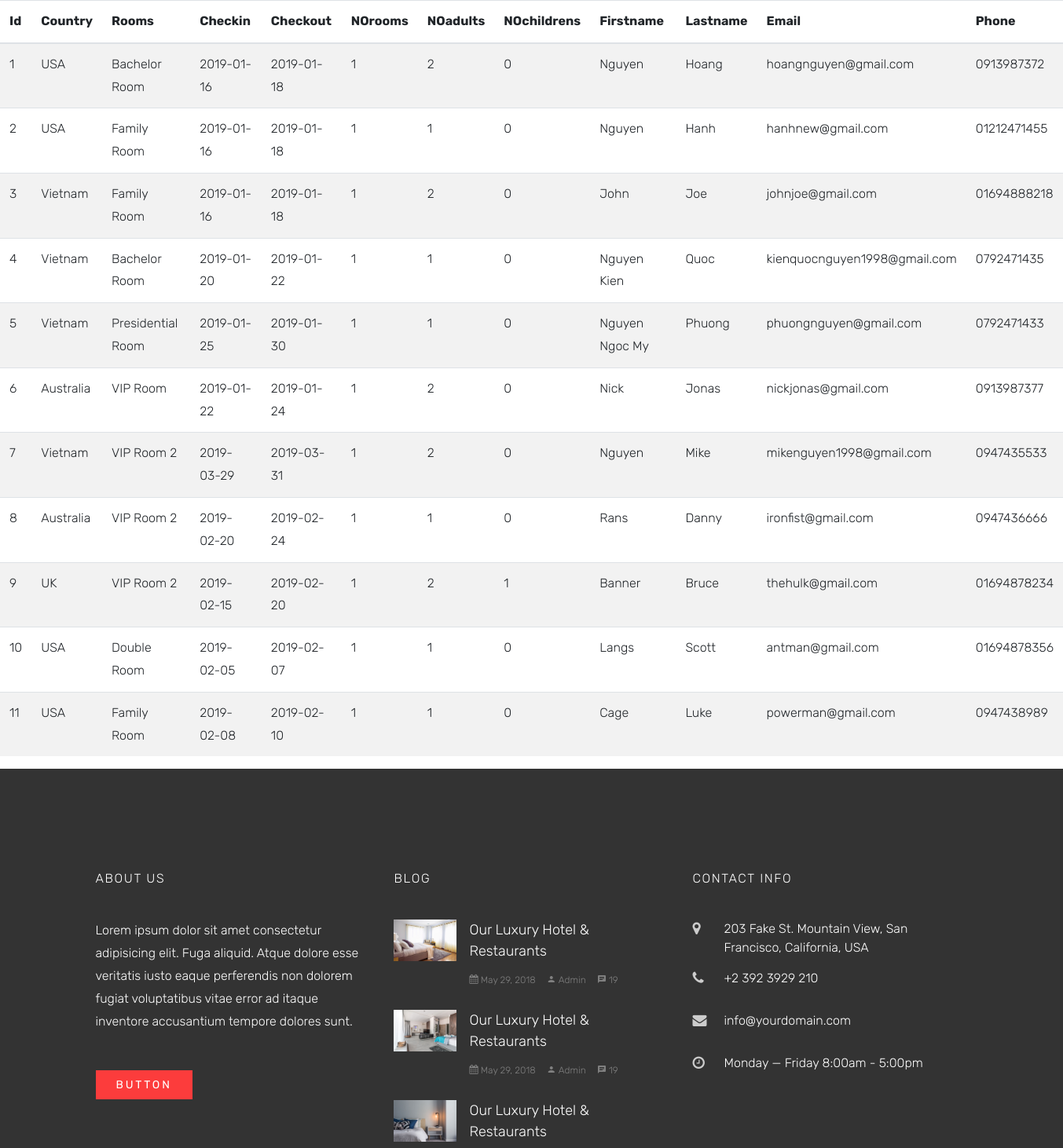
Page /reservation.php (upper part) on the earlier database version.
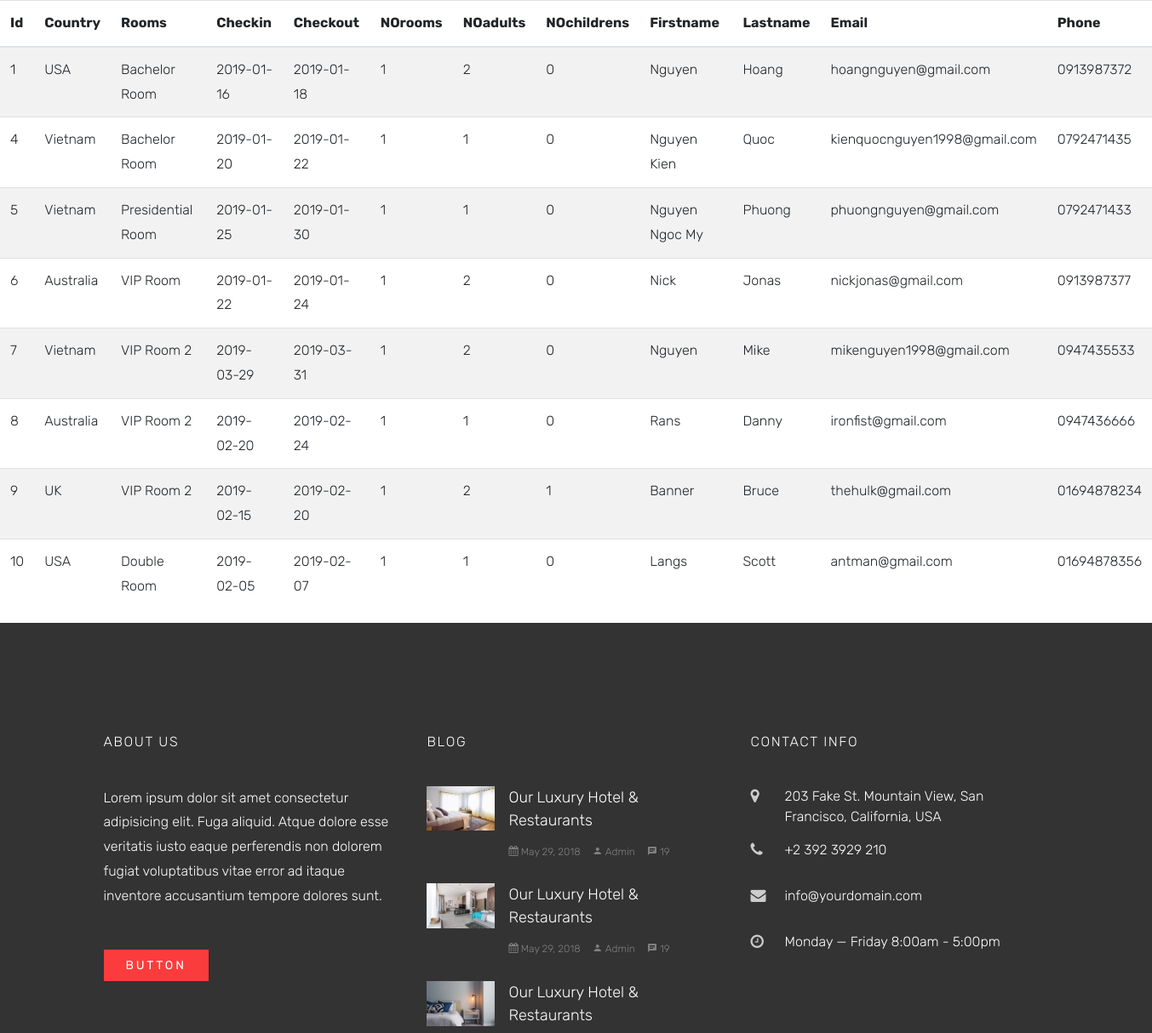
Same page on the later database version.
### tables this page shows
CREATE TABLE `reservation` (
  `Id` int(11) NOT NULL,
  `country` varchar(255) NOT NULL,
  `rooms` varchar(255) NOT NULL,
  `checkin` date NOT NULL,
  `checkout` date NOT NULL,
  `norooms` int(11) NOT NULL,
  `noadults` int(11) NOT NULL,
  `nochildren` int(11) NOT NULL,
  `firstname` varchar(50) NOT NULL,
  `lastname` varchar(50) NOT NULL,
  `email` varchar(200) NOT NULL,
  `phone` varchar(50) NOT NULL
);

### reservation.php (the view)
<?php include_once("includes/header.php") ?>
<table id="dtMaterialDesignExample" class="table table-striped" cellspacing="0" width="100%">
  <thead>
    <tr>
      <th class="th-sm">Id
      </th>
      <th class="th-sm">Country
      </th>
      <th class="th-sm">Rooms
      </th>
      <th class="th-sm">Checkin
      </th>
      <th class="th-sm">Checkout
      </th>
      <th class="th-sm">NOrooms
      </th>
      <th class="th-sm">NOadults
      </th>
      <th class="th-sm">NOchildrens
      </th>
      <th class="th-sm">Firstname
      </th>
      <th class="th-sm">Lastname
      </th>
      <th class="th-sm">Email
      </th>
      <th class="th-sm">Phone
      </th>
    </tr>
  </thead>
  <tbody>
      <?php
          $query = "SELECT * FROM reservation ORDER BY Id ASC";
          $result = mysqli_query($link, $query);
          if(mysqli_num_rows($result) > 0)
          {
              while($row = mysqli_fetch_array($result))
              {
              ?>
              <tr>
                <form method="post" action="reservation.php?action=add&Id=<?php echo $row["Id"]; ?>">
                    <td><?php echo $row["Id"]; ?></td>
                    <td><?php echo $row["country"]; ?></td>
                    <td><?php echo $row["rooms"]; ?></td>
                    <td><?php echo $row["checkin"]; ?></td>
                    <td><?php echo $row["checkout"]; ?></td>
                    <td><?php echo $row["norooms"]; ?></td>
                    <td><?php echo $row["noadults"]; ?></td>
                    <td><?php echo $row["nochildren"]; ?></td>
                    <td><?php echo $row["firstname"]; ?></td>
                    <td><?php echo $row["lastname"]; ?></td>
                    <td><?php echo $row["email"]; ?></td>
                    <td><?php echo $row["phone"]; ?></td>
                </form>
              </tr>
          <?php
              }
          }
      ?>
  </tbody>
</table>
<?php include_once("includes/footer.php") ?>

Differences in the rows shown:
removed reservation: Id "2", country "USA", rooms "Family Room", checkin "2019-01-16", checkout "2019-01-18", norooms "1", noadults "1", nochildren "0", firstname "Nguyen", lastname "Hanh", email "hanhnew@gmail.com", phone "01212471455"
removed reservation: Id "3", country "Vietnam", rooms "Family Room", checkin "2019-01-16", checkout "2019-01-18", norooms "1", noadults "2", nochildren "0", firstname "John", lastname "Joe", email "johnjoe@gmail.com", phone "01694888218"
removed reservation: Id "11", country "USA", rooms "Family Room", checkin "2019-02-08", checkout "2019-02-10", norooms "1", noadults "1", nochildren "0", firstname "Cage", lastname "Luke", email "powerman@gmail.com", phone "0947438989"
